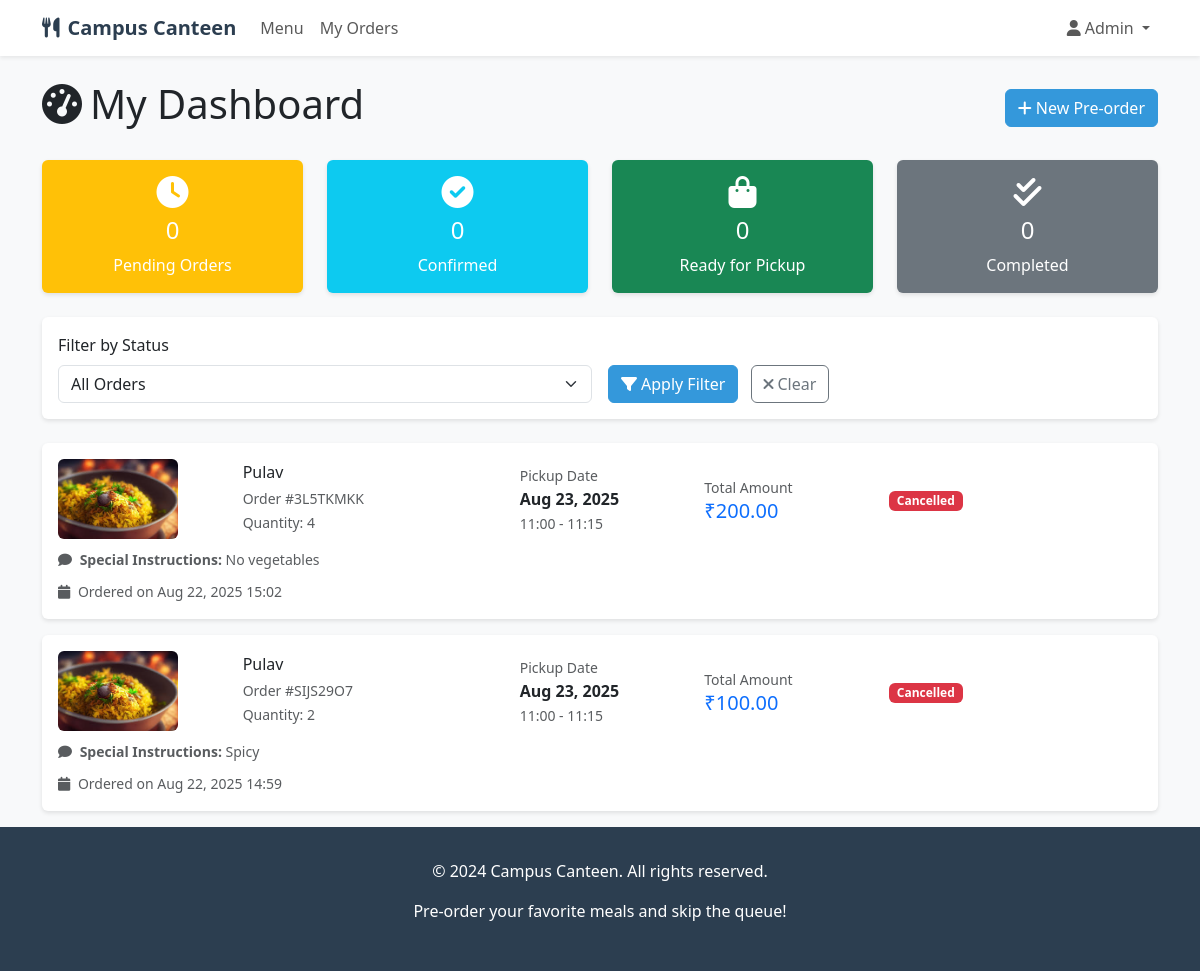
/canteen/dashboard/ (signed in), run on the app's committed database.
### canteen/models.py (models this page shows, shortened)
class PreOrder(models.Model):
    STATUS_CHOICES = [
        ('pending', 'Pending'),
        ('confirmed', 'Confirmed'),
        ('ready', 'Ready for Pickup'),
        ('picked', 'Picked Up'),
        ('cancelled', 'Cancelled'),
    ]
    user = models.ForeignKey(User, on_delete=models.CASCADE)
    dish = models.ForeignKey(Dish, on_delete=models.CASCADE)
    quantity = models.PositiveIntegerField(validators=[MinValueValidator(1)])
    pickup_slot = models.ForeignKey(PickupSlot, on_delete=models.CASCADE)
    date = models.DateField()
    status = models.CharField(max_length=10, choices=STATUS_CHOICES, default='pending')
    special_instructions = models.TextField(blank=True)
    total_amount = models.DecimalField(max_digits=10, decimal_places=2)
    order_number = models.CharField(max_length=20, unique=True)
    created_at = models.DateTimeField(auto_now_add=True)
    updated_at = models.DateTimeField(auto_now=True)
    class Meta:
        ordering = ['-created_at']

class Dish(models.Model):
    DISH_TYPE_CHOICES = [
        ('veg', 'Vegetarian'),
        ('non_veg', 'Non-Vegetarian'),
        ('beverage', 'Beverage'),
    ]
    name = models.CharField(max_length=100)
    description = models.TextField()
    category = models.ForeignKey(Category, on_delete=models.CASCADE)
    dish_type = models.CharField(max_length=10, choices=DISH_TYPE_CHOICES, default='veg')
    price = models.DecimalField(max_digits=8, decimal_places=2)
    image = models.ImageField(upload_to='dishes/', blank=True, null=True)
    is_available = models.BooleanField(default=True)
    is_featured = models.BooleanField(default=False)
    ingredients = models.TextField(blank=True, help_text="List main ingredients")
    preparation_time = models.PositiveIntegerField(default=15, help_text="Time in minutes")
    created_at = models.DateTimeField(auto_now_add=True)
    updated_at = models.DateTimeField(auto_now=True)

class PickupSlot(models.Model):
    start_time = models.TimeField()
    end_time = models.TimeField()
    is_active = models.BooleanField(default=True)
    max_orders = models.PositiveIntegerField(default=50, help_text="Maximum orders for this slot")
    class Meta:
        ordering = ['start_time']
    def __str__(self):
        return f"{self.start_time.strftime('%H:%M')} - {self.end_time.strftime('%H:%M')}"

### canteen/views.py (the view)
# urls.py: path('dashboard/', views.dashboard, name='dashboard'),
@login_required
def dashboard(request):
    preorders = PreOrder.objects.filter(user=request.user).select_related('dish', 'pickup_slot')
    status_filter = request.GET.get('status', '')
    if status_filter:
        preorders = preorders.filter(status=status_filter)
    context = {
        'preorders': preorders,
        'pending_orders': preorders.filter(status='pending'),
        'confirmed_orders': preorders.filter(status='confirmed'),
        'ready_orders': preorders.filter(status='ready'),
        'picked_orders': preorders.filter(status='picked'),
        'status_filter': status_filter,
    }
    return render(request, 'canteen/dashboard.html', context)

### canteen/templates/canteen/dashboard.html (shortened to what this page needs)
{% extends 'canteen/base.html' %}
{% block content %}
<div class="row">
    <div class="col-12">
        <div class="d-flex justify-content-between align-items-center mb-4">
            <h1><i class="fas fa-tachometer-alt me-2"></i>My Dashboard</h1>
            <a href="{% url 'canteen:menu' %}" class="btn btn-primary">
                <i class="fas fa-plus me-1"></i>New Pre-order
            </a>
        </div>
    </div>
</div>
<div class="row mb-4">
    <div class="col-md-3">
        <div class="card text-center bg-warning text-white">
            <div class="card-body">
                <i class="fas fa-clock fa-2x mb-2"></i>
                <h4>{{ pending_orders.count }}</h4>
                <p class="mb-0">Pending Orders</p>
            </div>
        </div>
    </div>
    <div class="col-md-3">
        <div class="card text-center bg-info text-white">
            <div class="card-body">
                <i class="fas fa-check-circle fa-2x mb-2"></i>
                <h4>{{ confirmed_orders.count }}</h4>
                <p class="mb-0">Confirmed</p>
            </div>
        </div>
    </div>
    <div class="col-md-3">
        <div class="card text-center bg-success text-white">
            <div class="card-body">
                <i class="fas fa-shopping-bag fa-2x mb-2"></i>
                <h4>{{ ready_orders.count }}</h4>
                <p class="mb-0">Ready for Pickup</p>
            </div>
        </div>
    </div>
    <div class="col-md-3">
        <div class="card text-center bg-secondary text-white">
            <div class="card-body">
                <i class="fas fa-check-double fa-2x mb-2"></i>
                <h4>{{ picked_orders.count }}</h4>
                <p class="mb-0">Completed</p>
            </div>
        </div>
    </div>
</div>
<div class="row mb-4">
    <div class="col-12">
        <div class="card">
            <div class="card-body">
                <form method="get" class="row g-3 align-items-end">
                    <div class="col-md-6">
                        <label for="status" class="form-label">Filter by Status</label>
                        <select class="form-select" id="status" name="status">
                            <option value="">All Orders</option>
                        </select>
                    </div>
                    <div class="col-md-6">
                        <button type="submit" class="btn btn-primary">
                            <i class="fas fa-filter me-1"></i>Apply Filter
                        </button>
                        <a href="{% url 'canteen:dashboard' %}" class="btn btn-outline-secondary ms-2">
                            <i class="fas fa-times me-1"></i>Clear
                        </a>
                    </div>
                </form>
            </div>
        </div>
    </div>
</div>
<div class="row">
    <div class="col-12">
        {% if preorders %}
            {% for order in preorders %}
                <div class="card mb-3">
                    <div class="card-body">
                        <div class="row align-items-center">
                            <div class="col-md-2">
                                {% if order.dish.image %}
                                    <img src="{{ order.dish.image.url }}" alt="{{ order.dish.name }}"
                                         class="img-fluid rounded" style="max-height: 80px; object-fit: cover;">
                                {% else %}
                                    <div class="bg-light rounded d-flex align-items-center justify-content-center"
                                         style="height: 80px; width: 80px;">
                                        <i class="fas fa-utensils text-muted"></i>
                                    </div>
                                {% endif %}
                            </div>
                            <div class="col-md-3">
                                <h6 class="mb-1">{{ order.dish.name }}</h6>
                                <small class="text-muted">Order #{{ order.order_number }}</small>
                                <br>
                                <small class="text-muted">Quantity: {{ order.quantity }}</small>
                            </div>
                            <div class="col-md-2">
                                <small class="text-muted">Pickup Date</small>
                                <div class="fw-bold">{{ order.date|date:"M d, Y" }}</div>
                                <small class="text-muted">{{ order.pickup_slot }}</small>
                            </div>
                            <div class="col-md-2">
                                <small class="text-muted">Total Amount</small>
                                <div class="h5 text-primary mb-0">₹{{ order.total_amount }}</div>
                            </div>
                            <div class="col-md-2">
                                {% if order.status == 'pending' %}
                                    <span class="badge bg-warning">Pending</span>
                                {% elif order.status == 'confirmed' %}
                                    <span class="badge bg-info">Confirmed</span>
                                {% elif order.status == 'ready' %}
                                    <span class="badge bg-success">Ready</span>
                                {% elif order.status == 'picked' %}
                                    <span class="badge bg-secondary">Picked Up</span>
                                {% elif order.status == 'cancelled' %}
                                    <span class="badge bg-danger">Cancelled</span>
                                {% endif %}
                            </div>
                        </div>
                        {% if order.special_instructions %}
                            <div class="row mt-2">
                                <div class="col-12">
                                    <small class="text-muted">
                                        <i class="fas fa-comment me-1"></i>
                                        <strong>Special Instructions:</strong> {{ order.special_instructions }}
                                    </small>
                                </div>
                            </div>
                        {% endif %}
                        <div class="row mt-2">
                            <div class="col-12">
                                <small class="text-muted">
                                    <i class="fas fa-calendar me-1"></i>
                                    Ordered on {{ order.created_at|date:"M d, Y H:i" }}
                                </small>
                            </div>
                        </div>
                    </div>
                </div>
            {% endfor %}
        {% endif %}
    </div>
</div>
{% endblock %}

### canteen/templates/canteen/base.html (shortened to what this page needs)
<!DOCTYPE html>
<html lang="en">
<head>
    <link href="https://cdn.jsdelivr.net/npm/bootstrap@5.3.0/dist/css/bootstrap.min.css" rel="stylesheet">
    <link href="https://cdnjs.cloudflare.com/ajax/libs/font-awesome/6.0.0/css/all.min.css" rel="stylesheet">
</head>
<body>
    <nav class="navbar navbar-expand-lg navbar-light bg-white shadow-sm">
        <div class="container">
            <a class="navbar-brand" href="{% url 'canteen:menu' %}">
                <i class="fas fa-utensils me-2"></i>Campus Canteen
            </a>
            <div class="collapse navbar-collapse" id="navbarNav">
                <ul class="navbar-nav me-auto">
                    <li class="nav-item">
                        <a class="nav-link" href="{% url 'canteen:menu' %}">Menu</a>
                    </li>
                    {% if user.is_authenticated %}
                        <li class="nav-item">
                            <a class="nav-link" href="{% url 'canteen:dashboard' %}">My Orders</a>
                        </li>
                    {% endif %}
                </ul>
                <ul class="navbar-nav">
                    {% if user.is_authenticated %}
                        <li class="nav-item dropdown">
                            <a class="nav-link dropdown-toggle" href="#" id="navbarDropdown" role="button" data-bs-toggle="dropdown">
                                <i class="fas fa-user me-1"></i>{{ user.first_name|default:user.username }}
                            </a>
                        </li>
                    {% endif %}
                </ul>
            </div>
        </div>
    </nav>
    <main class="container mt-4">
        {% block content %}{% endblock %}
    </main>
    <footer class="footer mt-auto">
        <div class="container text-center">
            <p>&copy; 2024 Campus Canteen. All rights reserved.</p>
            <p>Pre-order your favorite meals and skip the queue!</p>
        </div>
    </footer>
</body>
</html>

### canteen/templates/canteen/base.html (style rules this page uses)
:root { --primary-color: #2c3e50; --secondary-color: #3498db; --accent-color: #e74c3c; --success-color: #27ae60; }
body { background-color: #f8f9fa; }
.navbar-brand { font-weight: bold; color: var(--primary-color) !important; }
.card { border: none; box-shadow: 0 2px 4px rgba(0,0,0,0.1); transition: transform 0.2s; }
.footer { background-color: var(--primary-color); color: white; padding: 2rem 0; margin-top: 4rem; }
.btn-primary { background-color: var(--secondary-color); border-color: var(--secondary-color); }

### data on the page
PreOrder: dish.image (picture), dish.name "Pulav", order_number "3L5TKMKK", quantity "4", date "Aug 23, 2025", pickup_slot "11:00 - 11:15", total_amount "200.00", status "Cancelled", special_instructions "No vegetables", created_at "Aug 22, 2025 15:02"
PreOrder: dish.image (picture), dish.name "Pulav", order_number "SIJS29O7", quantity "2", date "Aug 23, 2025", pickup_slot "11:00 - 11:15", total_amount "100.00", status "Cancelled", special_instructions "Spicy", created_at "Aug 22, 2025 14:59"

### other printed values
{{ user.first_name|default:user.username }} "Admin"
{{ pending_orders.count }} "0"
{{ confirmed_orders.count }} "0"
{{ ready_orders.count }} "0"
{{ picked_orders.count }} "0"
